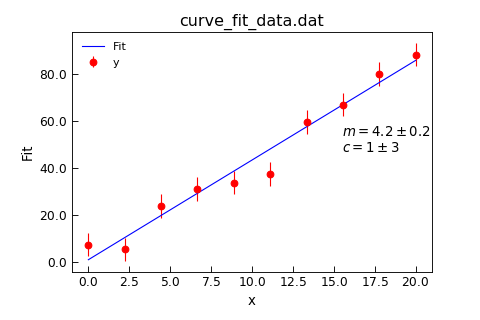

The script that drew this image:
"""USe curve_fit to fit a straight line."""
from Stoner import Data

def linear(x,m,c):
    """Straight line function."""
    return m*x+c

d=Data("curve_fit_data.dat",setas="xye")
d.plot(fmt="ro")
popt,pcov=d.curve_fit(linear,result=True,replace=False,header="Fit")
d.setas="x..y"
d.plot(fmt="b-")
d.annotate_fit(linear)
d.draw()
